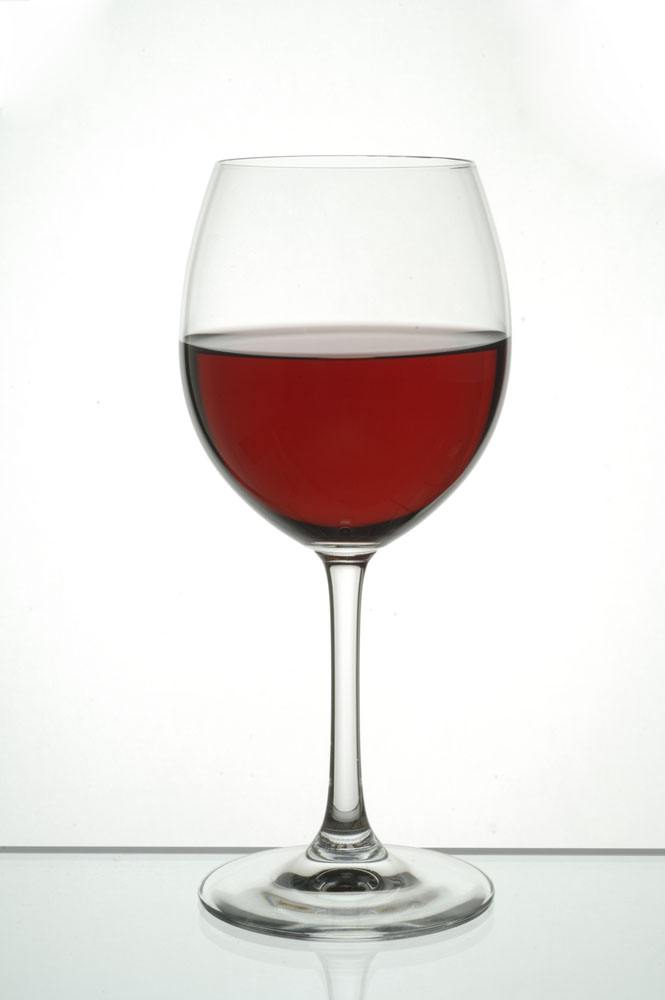
//> input picture opencv_cpp/22.jpg, 665 x 1000 px
$ ./粗略计算物体像素长度   (built with g++ and OpenCV 4)
//> lines starting //> are read from the running program, lines starting //| are printed output that depends on the picture; after the words box and inside, x2 and y2 are one past the last pixel; in counts of white or black regions, pixels touching at a corner belong together
#include "opencv2/opencv.hpp"
#include<iostream>
using namespace std;
using namespace cv;

void main()
{
	Mat srcImg = imread("E:\\Visual Studio 2010\\Projects\\opencv\\opencv\\22.jpg");
//> srcImg is the input picture: 1000 rows x 665 cols, CV_8UC3; mean B, G, R 225, 227.4, 232.2
	imshow("src", srcImg);
	Mat dstImg = srcImg.clone();
	medianBlur(srcImg, srcImg, 5);
	GaussianBlur(srcImg, srcImg, Size(3, 3), 0, 0);
//> srcImg: 1000 rows x 665 cols, CV_8UC3; mean B, G, R 225.2, 227.5, 232.4
	cvtColor(srcImg, srcImg, CV_BGR2GRAY);
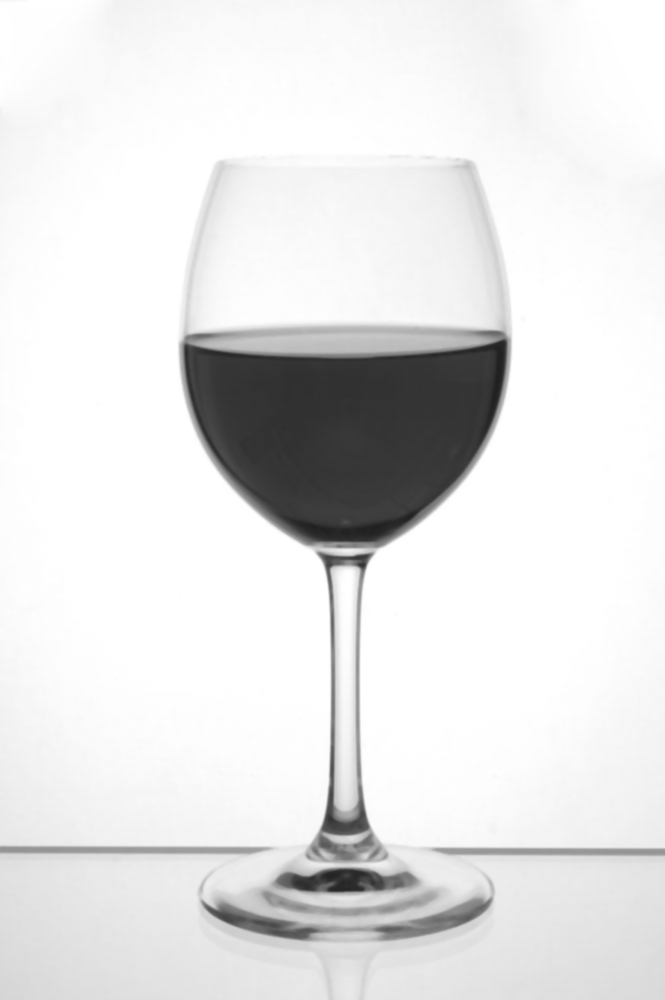
//> srcImg: 1000 rows x 665 cols, CV_8UC1; min 31, max 255, mean 228.7
	threshold(srcImg, srcImg, 100, 255, CV_THRESH_BINARY_INV); //INV是因为背景白色，物体黑色，需要反转一下
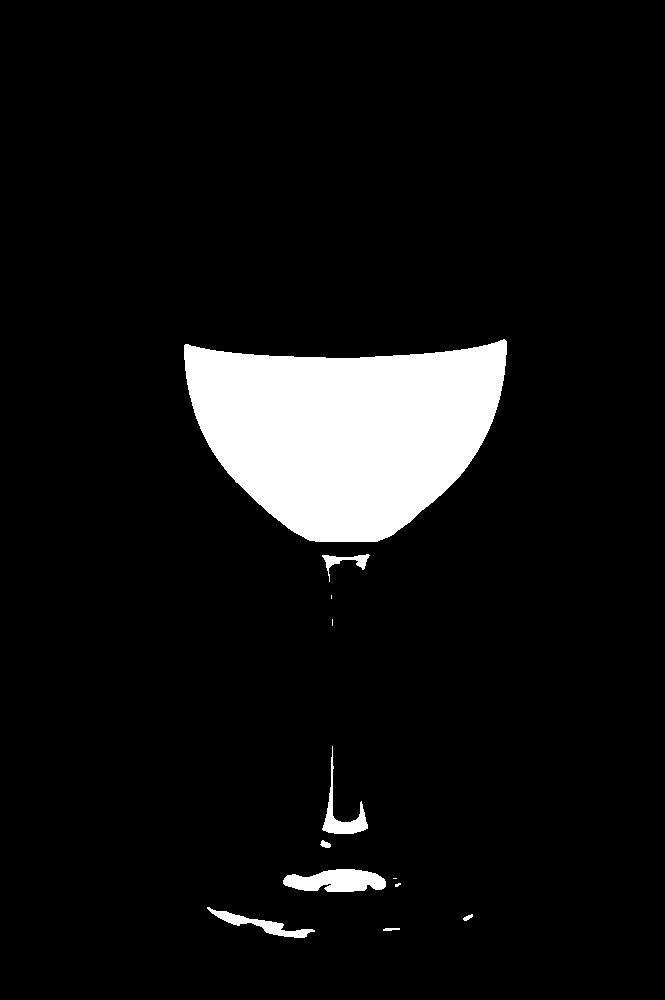
//> srcImg: 1000 rows x 665 cols, CV_8UC1; 7.6% white; 12 white regions (4 under 20 px)
	imshow("threshold", srcImg);

	vector<vector<Point>> contours;
	vector<Vec4i> hierarcy;

	findContours(srcImg, contours, hierarcy, CV_RETR_EXTERNAL, CV_CHAIN_APPROX_NONE);
//> contours = 12 contours, 4 with area under 20; largest, box (x1, y1, x2, y2) and area: (184, 339, 507, 542) 45948, (283, 869, 386, 892) 1618, (207, 907, 315, 938) 738, (322, 746, 368, 834) 734, (322, 554, 370, 582) 286, (320, 840, 331, 848) 44, (463, 914, 473, 921) 26, (383, 928, 400, 931) 23
	cout << "num=" << contours.size() << endl;
//| num=12
	vector<Rect> boundRect(contours.size());
	vector<RotatedRect> box(contours.size());
	Point2f rect[4];
	for (int i = 0; i<contours.size(); i++)
	{
		box[i] = minAreaRect(Mat(contours[i]));
		boundRect[i] = boundingRect(Mat(contours[i]));
		cout << box[i].angle << endl;
		cout << box[i].center << endl;
		cout << box[i].size.width << endl;
		cout << box[i].size.height << endl;
		circle(dstImg, Point(box[i].center.x, box[i].center.y), 5, Scalar(0, 255, 0), -1, 8);

		//绘制外接矩形和    最小外接矩形（for循环）
		rectangle(dstImg, Point(boundRect[i].x, boundRect[i].y), Point(boundRect[i].x + boundRect[i].width, boundRect[i].y + boundRect[i].height), Scalar(0, 255, 0), 2, 8);
		box[i].points(rect);//把最小外接矩形四个端点复制给rect数组
		for (int j = 0; j<4; j++)
		{
			line(dstImg, rect[j], rect[(j + 1) % 4], Scalar(0, 0, 255), 2, 8);
		}

		char width[20], height[20];
		sprintf(width, "width=%0.2f", box[i].size.width);
		sprintf(height, "height=%0.2f", box[i].size.height);
		putText(dstImg, width, Point(235, 260), CV_FONT_HERSHEY_COMPLEX_SMALL, 0.85, Scalar(0, 255, 0));
		putText(dstImg, height, Point(235, 285), CV_FONT_HERSHEY_COMPLEX_SMALL, 0.85, Scalar(0, 255, 0));

	}
//> this loop made 12 passes
//> (width, height) on passes 1 to 12: ("width=2.00", "height=16.00"), ("width=10.29", "height=3.58"), ("width=13.04", "height=109.65"), ("width=5.69", "height=2.53"), ("width=0.00", "height=3.00"), ("width=22.00", "height=102.00"), ("width=5.81", "height=10.29"), ("width=86.12", "height=44.67"), ("width=6.00", "height=0.00"), ("width=3.00", "height=0.00"), ("width=45.53", "height=26.92"), ("width=322.24", "height=199.99")
//| -90
//| [391, 929]
//| 2
//| 16
//> (the first 4 of 32 printed lines)
//> (output is shown up to pass 8 of 12)
//> pass 1, `putText(dstImg, width, Point(235, 260), CV_FONT_HERSHEY_COMPLEX_SMALL,..`:
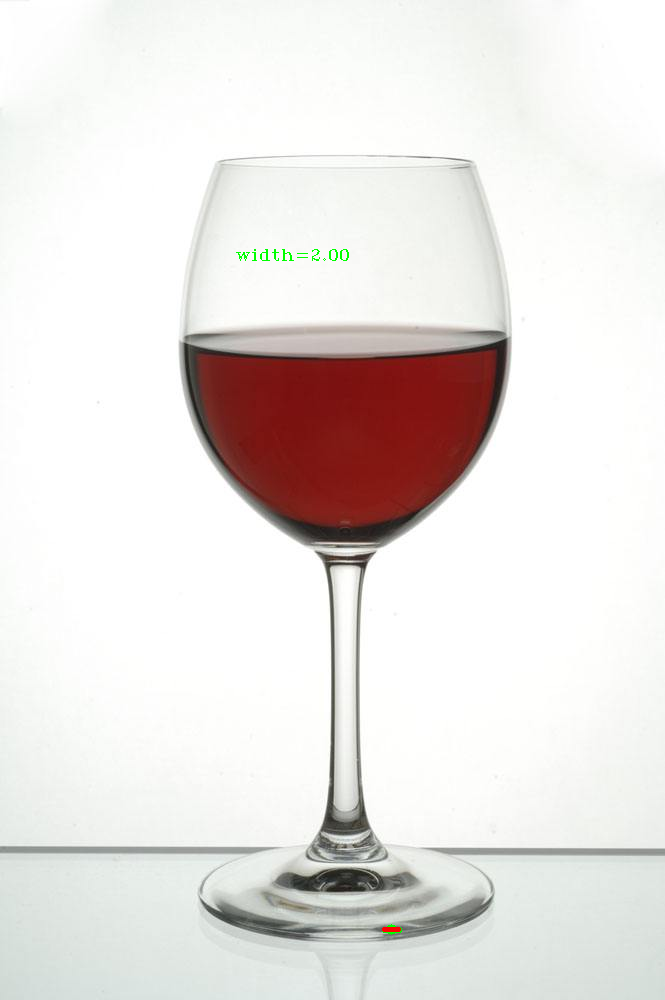
//> dstImg: 1000 rows x 665 cols, CV_8UC3; 0.08% of pixels changed, all inside (x1, y1, x2, y2) = (236, 249, 402, 935)
//> pass 1, `putText(dstImg, height, Point(235, 285), CV_FONT_HERSHEY_COMPLEX_SMALL..`:
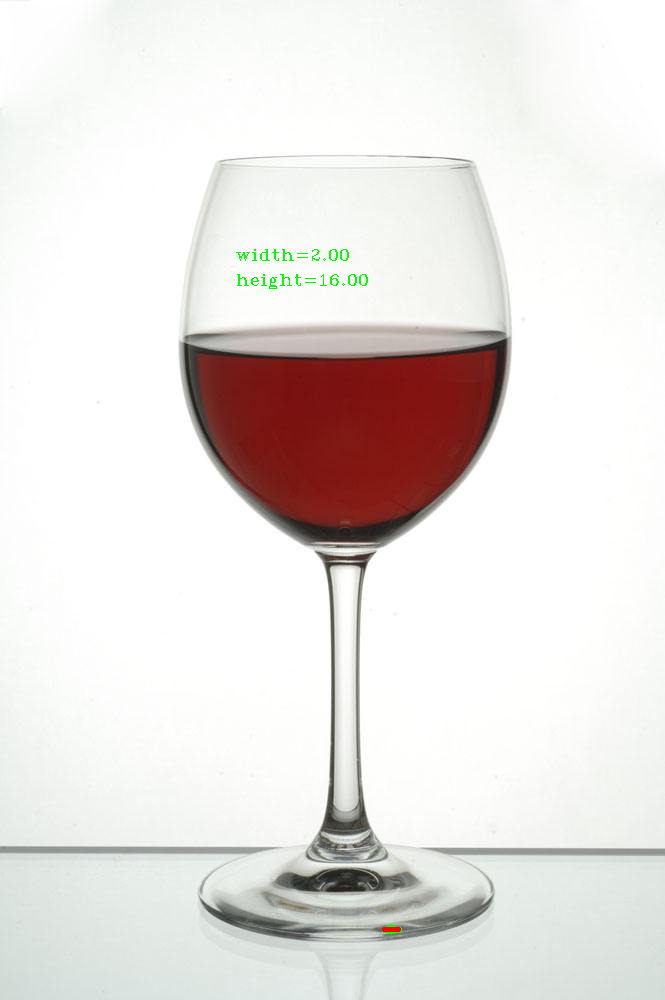
//> dstImg: 1000 rows x 665 cols, CV_8UC3; 0.06% of pixels changed, all inside (x1, y1, x2, y2) = (237, 274, 368, 289)
//> after the loop:
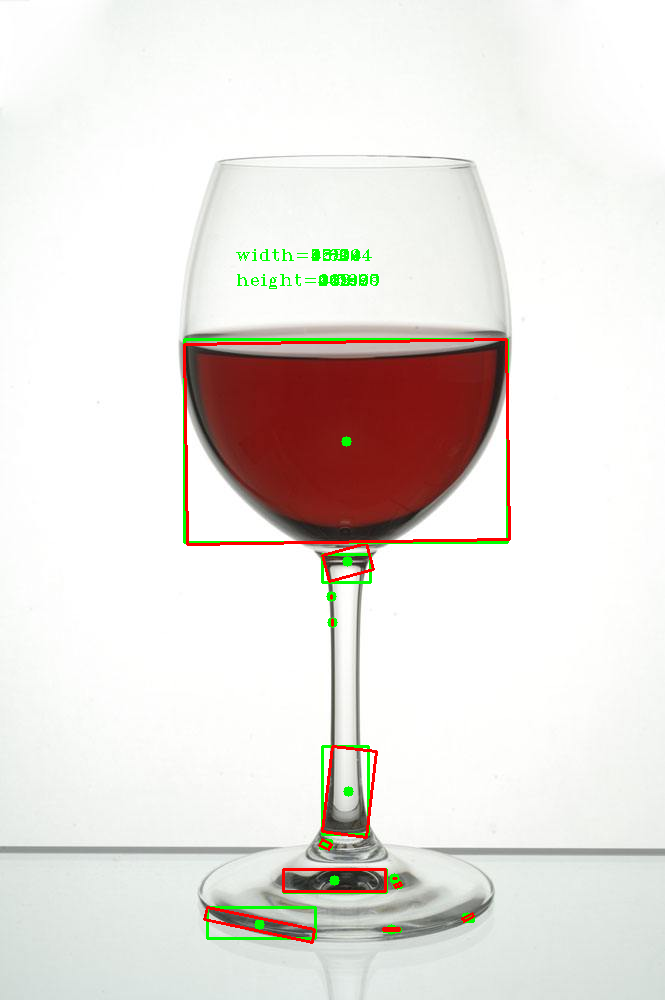
//> dstImg: 1000 rows x 665 cols, CV_8UC3; mean B, G, R 221.7, 226.1, 231.1
	imshow("dst", dstImg);
	waitKey(0);
}

$ run again, with opencv_cpp/0.jpg copied over opencv_cpp/22.jpg
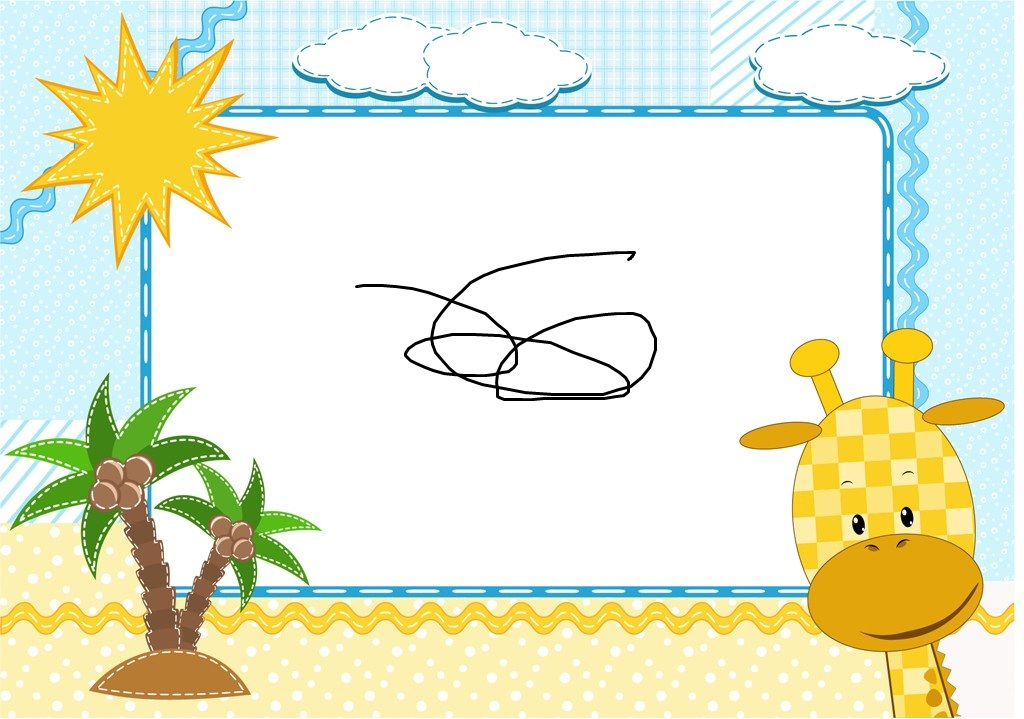
//> input picture opencv_cpp/0.jpg, 1024 x 719 px
//> srcImg is the input picture: 719 rows x 1024 cols, CV_8UC3; mean B, G, R 208.1, 234.1, 230.2
//> `threshold(srcImg, srcImg, 100, 255, CV_THRESH_BINARY_INV);`:
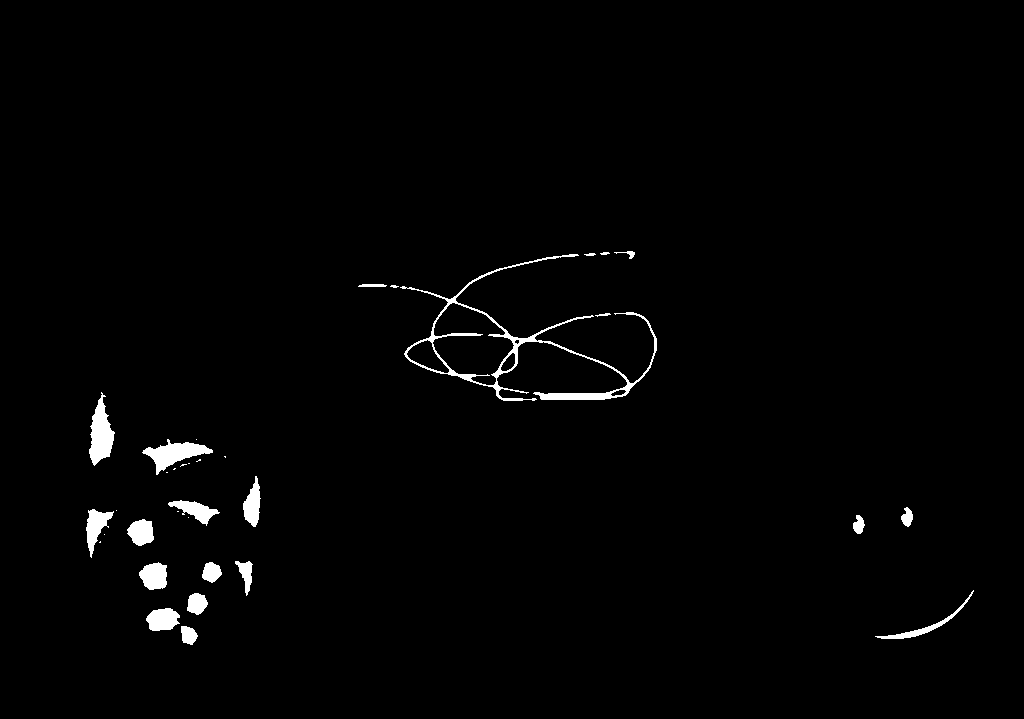
//> srcImg: 719 rows x 1024 cols, CV_8UC1; 1.5% white; 34 white regions (13 under 20 px)
//> contours = 34 contours, 16 with area under 20; largest, box (x1, y1, x2, y2) and area: (400, 254, 657, 401) 7271, (89, 392, 115, 466) 984, (142, 439, 213, 475) 951, (139, 562, 167, 590) 554, (146, 608, 180, 631) 545
//| num=34
//> the loop `for (int i = 0; i<contours.size(); i++)` made 34 passes
//> (width, height) on passes 1 to 8: ("width=18.00", "height=16.00"), ("width=33.32", "height=21.37"), ("width=20.55", "height=19.61"), ("width=108.26", "height=18.47"), ("width=18.78", "height=18.65"), ("width=27.00", "height=27.00"), ("width=15.75", "height=35.73"), ("width=1.41", "height=0.71")
//> (printed output is left out)
//> after the loop `for (int i = 0; i<contours.size(); i++)`:
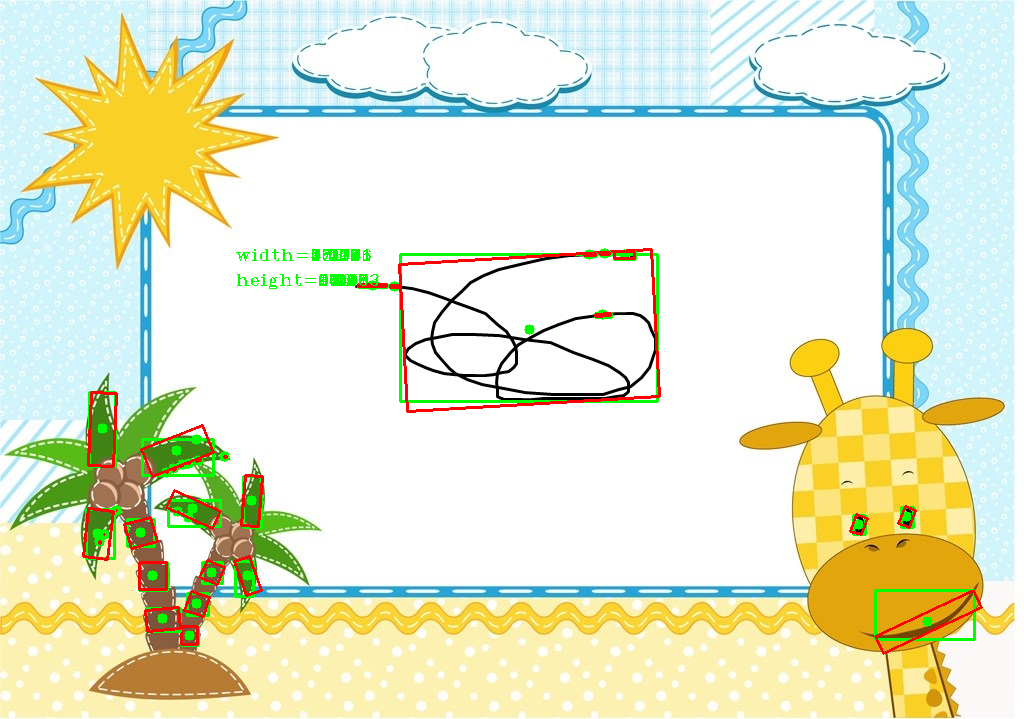
//> dstImg: 719 rows x 1024 cols, CV_8UC3; mean B, G, R 204.8, 232.9, 228.8
